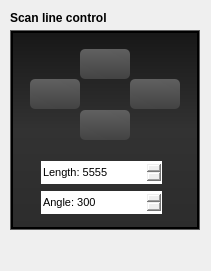
           <widget class="QFrame" name="frame_8">
            <property name="geometry">
             <rect>
              <x>710</x>
              <y>370</y>
              <width>211</width>
              <height>271</height>
             </rect>
            </property>
            <property name="styleSheet">
             <string notr="true">border: none;</string>
            </property>
            <property name="frameShape">
             <enum>QFrame::StyledPanel</enum>
            </property>
            <property name="frameShadow">
             <enum>QFrame::Raised</enum>
            </property>
            <widget class="QLabel" name="label_11">
             <property name="geometry">
              <rect>
               <x>10</x>
               <y>10</y>
               <width>161</width>
               <height>16</height>
              </rect>
             </property>
             <property name="font">
              <font>
               <weight>75</weight>
               <bold>true</bold>
              </font>
             </property>
             <property name="styleSheet">
              <string notr="true">border: none;</string>
             </property>
             <property name="text">
              <string>Scan line control</string>
             </property>
            </widget>
            <widget class="QFrame" name="frame_64">
             <property name="geometry">
              <rect>
               <x>10</x>
               <y>30</y>
               <width>190</width>
               <height>200</height>
              </rect>
             </property>
             <property name="minimumSize">
              <size>
               <width>190</width>
               <height>100</height>
              </size>
             </property>
             <property name="maximumSize">
              <size>
               <width>190</width>
               <height>200</height>
              </size>
             </property>
             <property name="styleSheet">
              <string notr="true">QFrame {
background-color: none;
border: 1px solid rgb(95, 95, 95)
}</string>
             </property>
             <property name="frameShape">
              <enum>QFrame::StyledPanel</enum>
             </property>
             <property name="frameShadow">
              <enum>QFrame::Raised</enum>
             </property>
             <widget class="QFrame" name="frame_65">
              <property name="geometry">
               <rect>
                <x>1</x>
                <y>1</y>
                <width>188</width>
                <height>198</height>
               </rect>
              </property>
              <property name="minimumSize">
               <size>
                <width>100</width>
                <height>198</height>
               </size>
              </property>
              <property name="maximumSize">
               <size>
                <width>190</width>
                <height>198</height>
               </size>
              </property>
              <property name="styleSheet">
               <string notr="true">QFrame {

background-color: qlineargradient(spread:pad, x1:0, y1:0, x2:0, y2:1, stop:0 rgba(23, 23, 23, 255), stop:0.497561 rgba(50, 50, 50, 255), stop:1 rgba(44, 44, 44, 255));
border: 2px solid black;
}</string>
              </property>
              <property name="frameShape">
               <enum>QFrame::StyledPanel</enum>
              </property>
              <property name="frameShadow">
               <enum>QFrame::Raised</enum>
              </property>
              <widget class="QSpinBox" name="spinBox_37">
               <property name="geometry">
                <rect>
                 <x>30</x>
                 <y>160</y>
                 <width>121</width>
                 <height>23</height>
                </rect>
               </property>
               <property name="font">
                <font>
                 <pointsize>8</pointsize>
                </font>
               </property>
               <property name="suffix">
                <string/>
               </property>
               <property name="prefix">
                <string>Angle: </string>
               </property>
               <property name="maximum">
                <number>360</number>
               </property>
               <property name="value">
                <number>300</number>
               </property>
              </widget>
              <widget class="QSpinBox" name="spinBox_38">
               <property name="geometry">
                <rect>
                 <x>30</x>
                 <y>130</y>
                 <width>121</width>
                 <height>23</height>
                </rect>
               </property>
               <property name="font">
                <font>
                 <pointsize>8</pointsize>
                </font>
               </property>
               <property name="buttonSymbols">
                <enum>QAbstractSpinBox::UpDownArrows</enum>
               </property>
               <property name="suffix">
                <string/>
               </property>
               <property name="prefix">
                <string>Length: </string>
               </property>
               <property name="maximum">
                <number>9999</number>
               </property>
               <property name="value">
                <number>5555</number>
               </property>
              </widget>
              <widget class="QPushButton" name="pushButton_50">
               <property name="geometry">
                <rect>
                 <x>69</x>
                 <y>18</y>
                 <width>50</width>
                 <height>30</height>
                </rect>
               </property>
               <property name="minimumSize">
                <size>
                 <width>20</width>
                 <height>20</height>
                </size>
               </property>
               <property name="maximumSize">
                <size>
                 <width>130</width>
                 <height>100</height>
                </size>
               </property>
               <property name="font">
                <font>
                 <pointsize>10</pointsize>
                 <weight>75</weight>
                 <bold>true</bold>
                </font>
               </property>
               <property name="styleSheet">
                <string notr="true">QPushButton:hover
{
    border: 1px solid #78879b;
    color: silver;
}

QPushButton
{
    border-color: rgb(0,0,0);
}

QPushButton {
background-color: qlineargradient(spread:pad, x1:0.546341, y1:1, x2:0.512195, y2:0, stop:0 rgba(67, 67, 67, 255), stop:1 rgba(96, 96, 96, 255));
border-radius: 5px;
}</string>
               </property>
               <property name="text">
                <string/>
               </property>
               <property name="icon">
                <iconset resource="grey_icons.qrc">
                 <normaloff>:/greys/images/grey_icons/10pc_gray_pure_up.svg</normaloff>:/greys/images/grey_icons/10pc_gray_pure_up.svg</iconset>
               </property>
               <property name="iconSize">
                <size>
                 <width>14</width>
                 <height>14</height>
                </size>
               </property>
              </widget>
              <widget class="QPushButton" name="pushButton_51">
               <property name="geometry">
                <rect>
                 <x>69</x>
                 <y>79</y>
                 <width>50</width>
                 <height>30</height>
                </rect>
               </property>
               <property name="minimumSize">
                <size>
                 <width>20</width>
                 <height>20</height>
                </size>
               </property>
               <property name="maximumSize">
                <size>
                 <width>130</width>
                 <height>100</height>
                </size>
               </property>
               <property name="font">
                <font>
                 <pointsize>10</pointsize>
                 <weight>75</weight>
                 <bold>true</bold>
                </font>
               </property>
               <property name="styleSheet">
                <string notr="true">QPushButton:hover
{
    border: 1px solid #78879b;
    color: silver;
}

QPushButton
{
    border-color: rgb(0,0,0);
}

QPushButton {
background-color: qlineargradient(spread:pad, x1:0.546341, y1:1, x2:0.512195, y2:0, stop:0 rgba(67, 67, 67, 255), stop:1 rgba(96, 96, 96, 255));
border-radius: 5px;
}</string>
               </property>
               <property name="text">
                <string/>
               </property>
               <property name="icon">
                <iconset resource="grey_icons.qrc">
                 <normaloff>:/greys/images/grey_icons/10pc_gray_pure_down.svg</normaloff>:/greys/images/grey_icons/10pc_gray_pure_down.svg</iconset>
               </property>
               <property name="iconSize">
                <size>
                 <width>14</width>
                 <height>14</height>
                </size>
               </property>
              </widget>
              <widget class="QPushButton" name="pushButton_54">
               <property name="geometry">
                <rect>
                 <x>119</x>
                 <y>48</y>
                 <width>50</width>
                 <height>30</height>
                </rect>
               </property>
               <property name="minimumSize">
                <size>
                 <width>20</width>
                 <height>20</height>
                </size>
               </property>
               <property name="maximumSize">
                <size>
                 <width>130</width>
                 <height>100</height>
                </size>
               </property>
               <property name="font">
                <font>
                 <pointsize>10</pointsize>
                 <weight>75</weight>
                 <bold>true</bold>
                </font>
               </property>
               <property name="styleSheet">
                <string notr="true">QPushButton:hover
{
    border: 1px solid #78879b;
    color: silver;
}

QPushButton
{
    border-color: rgb(0,0,0);
}

QPushButton {
background-color: qlineargradient(spread:pad, x1:0.546341, y1:1, x2:0.512195, y2:0, stop:0 rgba(67, 67, 67, 255), stop:1 rgba(96, 96, 96, 255));
border-radius: 5px;
}</string>
               </property>
               <property name="text">
                <string/>
               </property>
               <property name="icon">
                <iconset resource="grey_icons.qrc">
                 <normaloff>:/greys/images/grey_icons/10pc_gray_pure_right.svg</normaloff>:/greys/images/grey_icons/10pc_gray_pure_right.svg</iconset>
               </property>
               <property name="iconSize">
                <size>
                 <width>14</width>
                 <height>14</height>
                </size>
               </property>
              </widget>
              <widget class="QPushButton" name="pushButton_55">
               <property name="geometry">
                <rect>
                 <x>19</x>
                 <y>48</y>
                 <width>50</width>
                 <height>30</height>
                </rect>
               </property>
               <property name="minimumSize">
                <size>
                 <width>20</width>
                 <height>20</height>
                </size>
               </property>
               <property name="maximumSize">
                <size>
                 <width>130</width>
                 <height>100</height>
                </size>
               </property>
               <property name="font">
                <font>
                 <pointsize>10</pointsize>
                 <weight>75</weight>
                 <bold>true</bold>
                </font>
               </property>
               <property name="styleSheet">
                <string notr="true">QPushButton:hover
{
    border: 1px solid #78879b;
    color: silver;
}

QPushButton
{
    border-color: rgb(0,0,0);
}

QPushButton {
background-color: qlineargradient(spread:pad, x1:0.546341, y1:1, x2:0.512195, y2:0, stop:0 rgba(67, 67, 67, 255), stop:1 rgba(96, 96, 96, 255));
border-radius: 5px;
}</string>
               </property>
               <property name="text">
                <string/>
               </property>
               <property name="icon">
                <iconset resource="grey_icons.qrc">
                 <normaloff>:/greys/images/grey_icons/10pc_gray_pure_left.svg</normaloff>:/greys/images/grey_icons/10pc_gray_pure_left.svg</iconset>
               </property>
               <property name="iconSize">
                <size>
                 <width>14</width>
                 <height>14</height>
                </size>
               </property>
              </widget>
              <zorder>spinBox_37</zorder>
              <zorder>spinBox_38</zorder>
              <zorder>pushButton_50</zorder>
              <zorder>pushButton_51</zorder>
              <zorder>pushButton_54</zorder>
              <zorder>pushButton_55</zorder>
              <zorder>groupBox_7</zorder>
             </widget>
            </widget>
           </widget>
